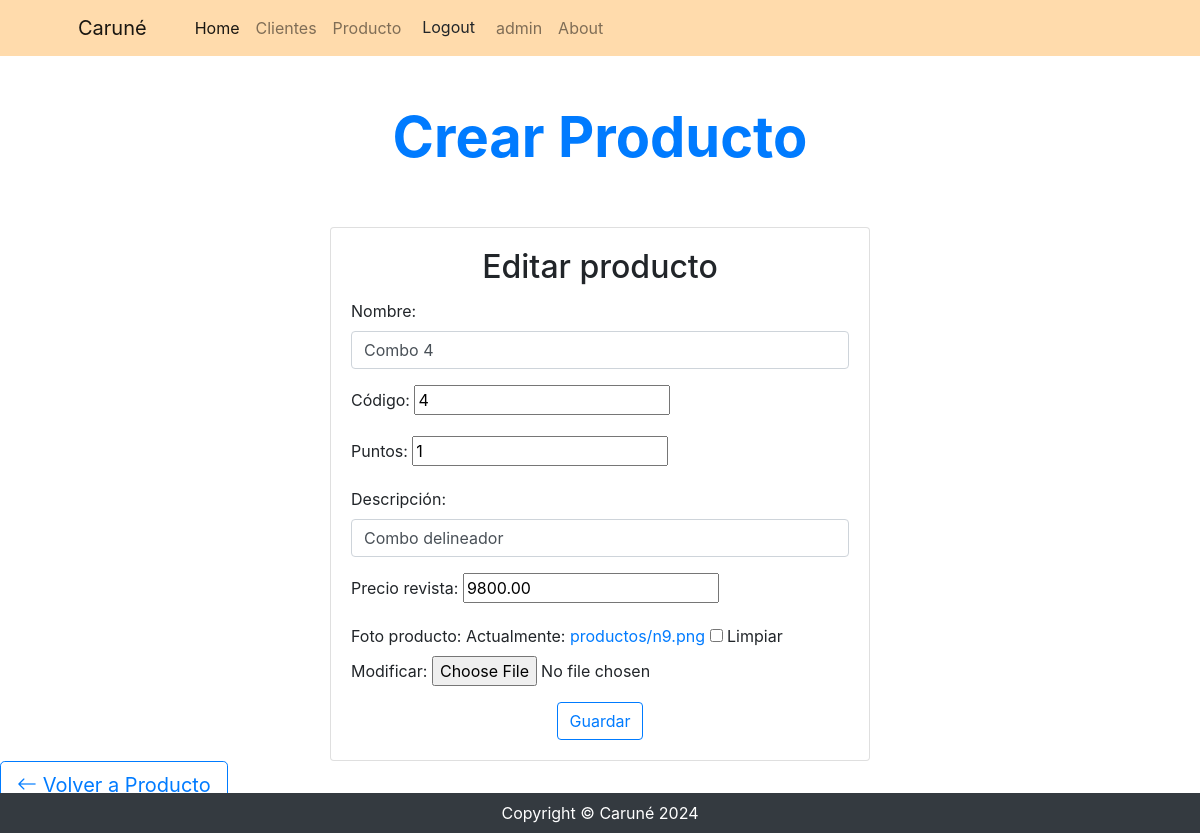
The app's page /producto/productocategoria/update/14 (signed in) with its own data.
### producto/models.py (models this page shows, shortened)
class ProductoCategoria(models.Model):
    nombre = models.CharField(max_length=100, unique=True)
    codigo = models.PositiveIntegerField(null=False, blank=False, unique=True, default=1, verbose_name="código")
    puntos = models.PositiveIntegerField(blank=True, default=1)
    descripcion = models.CharField(max_length=300, null=True, blank=True, verbose_name="descripción")
    fecha = models.DateTimeField(auto_now=True, null=True, blank=True, editable=False, verbose_name= "Última actualización")
    precio_revista = models.DecimalField(max_digits=300, decimal_places=2, default=Decimal('0.00'))
    foto_producto = models.ImageField(upload_to="productos", null=True, blank=True)
    class Meta:
        verbose_name = "Categoría de productos"
        verbose_name_plural = "Categorías de productos"

### producto/views.py (the view, shortened to what this page needs)
# urls.py: path("productocategoria/update/<int:pk>", views.ProductoCategoriaUpdate.as_view(), name="productocategoria_update"),
class ProductoCategoriaUpdate(LoginRequiredMixin, UpdateView):
    model = models.ProductoCategoria
    form_class = forms.ProductoCategoriaForm
    success_url = reverse_lazy("producto:productocategoria_list")

### producto/forms.py
class ProductoCategoriaForm(forms.ModelForm):
    class Meta:
        model = models.ProductoCategoria
        fields = "__all__"
        widgets = {
            "nombre": forms.TextInput(attrs={"class": "form-control"}),
            "descripcion": forms.TextInput(attrs={"class": "form-control"})
        }

### producto/templates/producto/productocategoria_form.html (shortened to what this page needs)
{% extends 'core/base.html' %}
{% block titulo %}
    {% include 'core/components/titulo1.html' with titulo="Crear Producto" %}
{% endblock titulo %}
{% block contenido %}
  <div class="container">
    <div class="row justify-content-center mt-5">
      <div class="col-md-6">
        <div class="card">
          <div class="card-body">
            <h2 class="card-title text-center">
              {% if form.instance.pk %}
              Editar
              {% else %}
              Nuevo
              {% endif %}
              producto</h2>
            <form action="" method="post">
                {{ form.as_p }}
              <div class="text-center">
                <button type="submit" class="btn btn-outline-primary">Guardar</button>
              </div>
            </form>
          </div>
        </div>
      </div>
    </div>
  </div>
  <div class="fs-3 pb-4">
    <a href="{% url 'producto:home' %}" class="btn btn-outline-primary btn-lg">
      <i class="bi bi-arrow-left"></i> Volver a Producto
    </a>
  </div>
{% endblock contenido %}

### core/templates/core/components/navbar.html (shortened to what this page needs)
<nav class="navbar navbar-expand-lg navbar-light" style="background-color: #ffdbac;">
    <div class="container px-4 px-lg-5">
        <a class="navbar-brand" href="#!">Caruné</a>
        <div class="collapse navbar-collapse" id="navbarSupportedContent">
            <ul class="navbar-nav me-auto mb-2 mb-lg-0 ms-lg-4">
                <li class="nav-item">
                    <a class="nav-link active"
                       aria-current="page"
                       href="{% url 'core:home' %}">Home</a>
                </li>
                {% if user.is_authenticated %}
                    <li class="nav-item">
                        <a class="nav-link" href="{% url 'cliente:home' %}">Clientes</a>
                    </li>
                    <li class="nav-item">
                        <a class="nav-link" href="{% url 'producto:home' %}">Producto</a>
                    </li>
                    <li class="nav-item">
                        <form action="{% url 'core:logout' %}" method="post">
                            <button class="btn" type="submit" >Logout</button>
                        </form>
                    </li>
                    <li class="nav-item">
                        <a class="nav-link">{{ user.username }}</a>
                    </li>
                {% endif %}
                <li class="nav-item">
                    <a class="nav-link" href="{% url 'core:about' %}">About</a>
                </li>
            </ul>
        </div>
    </div>
</nav>

### core/templates/core/base.html (style rules this page uses)
.form-control { border-radius: 3px; border: 1px solid #ccc; padding: 8px 12px; }

### records on screen
ProductoCategoria: nombre "Combo 4", codigo "4", puntos "1", descripcion "Combo delineador", precio_revista "9800.00"

### other values on screen
{{ user.username }} "admin"
{{ titulo }} "Crear Producto"
